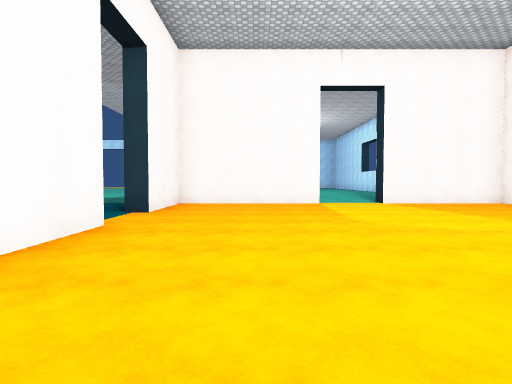
[1] (above)

24 first-person views from a walk through a scene from a Unity 3-D project. The camera is 1.3 m above the floor, tilts 2° down and sees 80° across. The floor is counted in squares, 2 m on a side. Each view is taken from the middle of a square. On the plan, view 1 faces up. The plan holds only what a view shows up to about 10 squares ahead; the rest is blank. The place goes on beyond the plan. Surface patterns are stand-ins for the level's own textures.

[2]
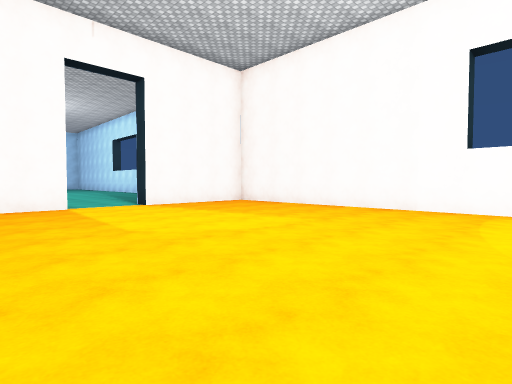

[3]
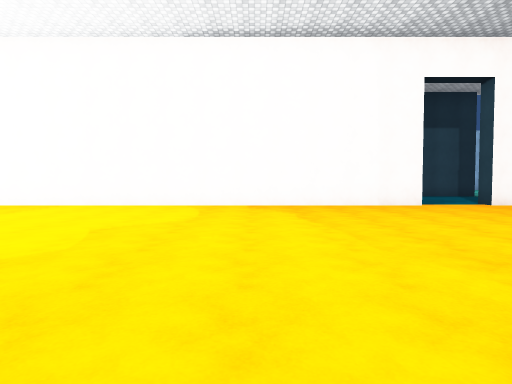

[4]
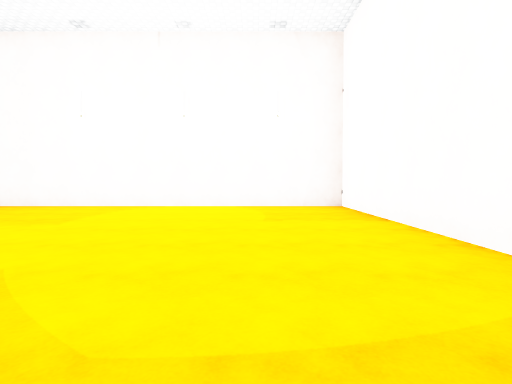

[5]
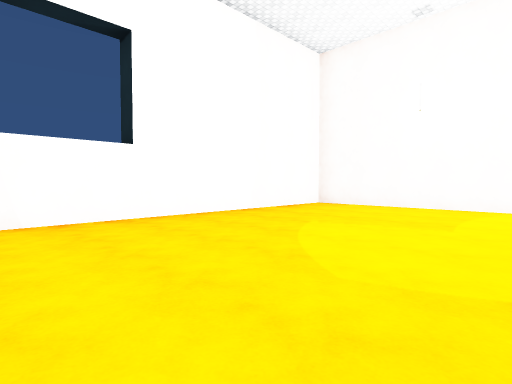

[6]
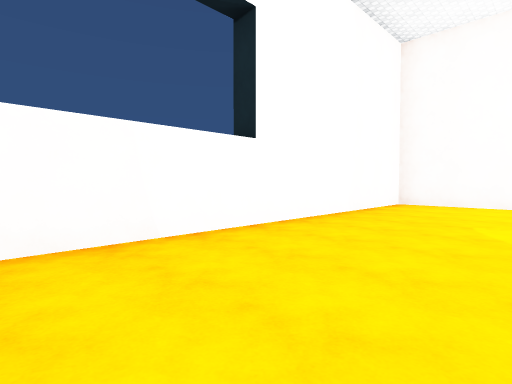

[7]
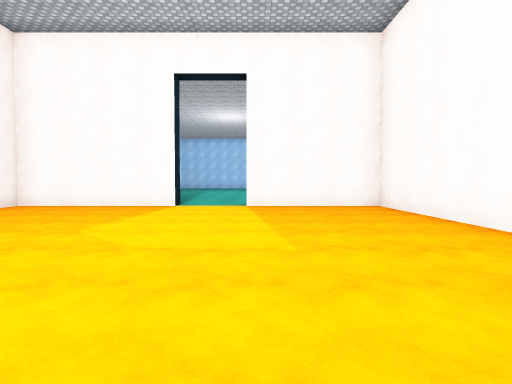

[8]
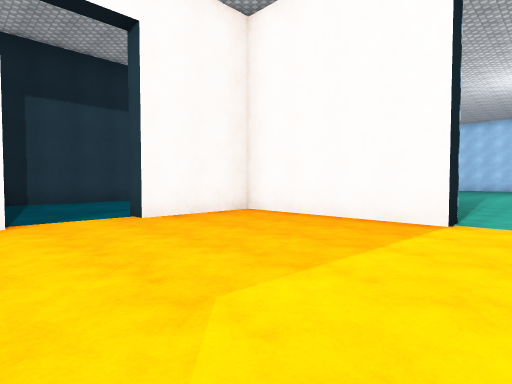

[9]
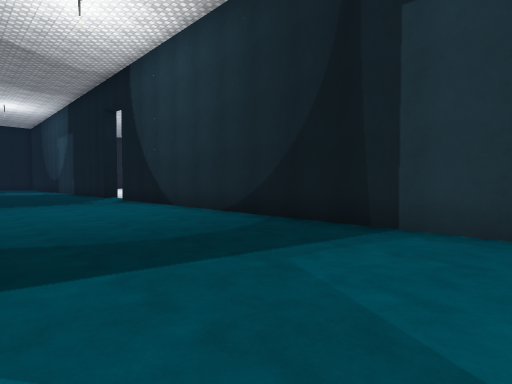

[10]
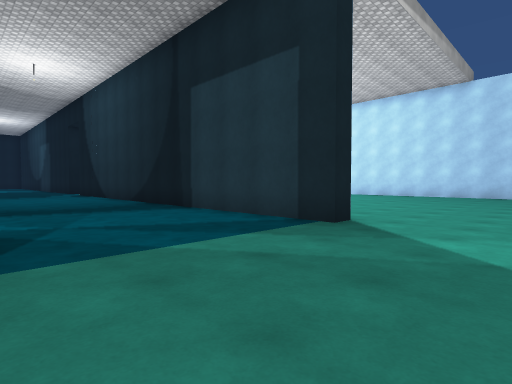

[11]
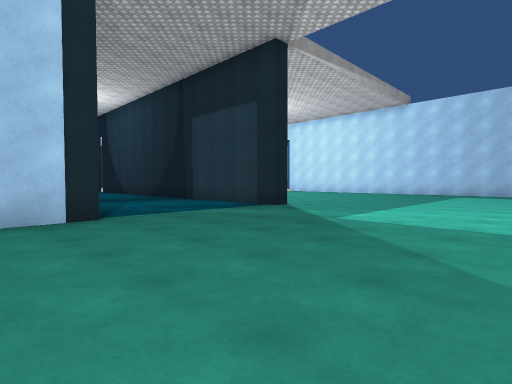

[12]
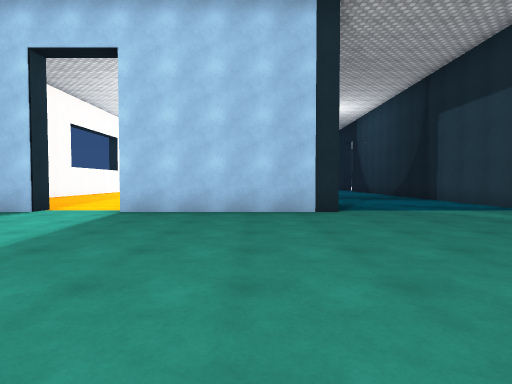

[13]
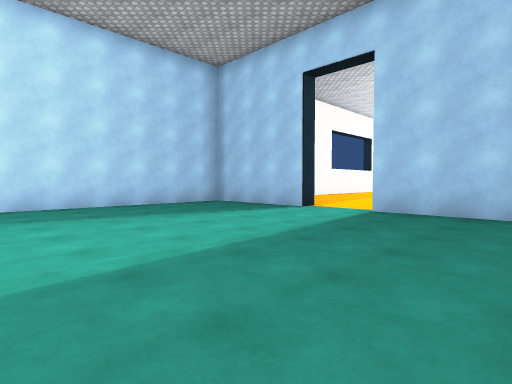

[14]
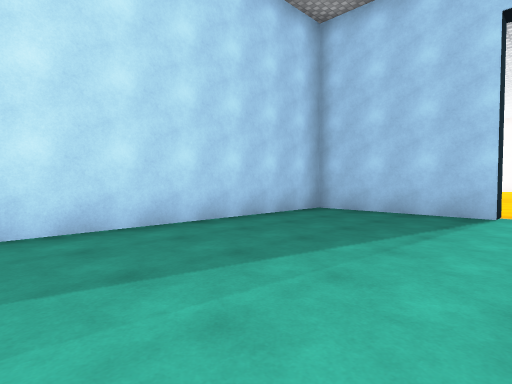

[15]
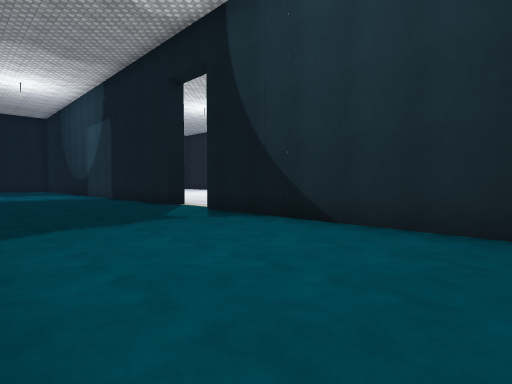

[16]
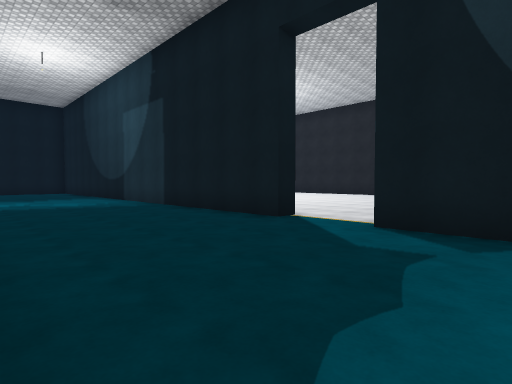

[17]
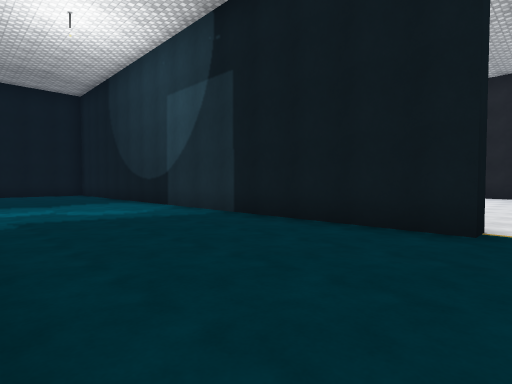

[18]
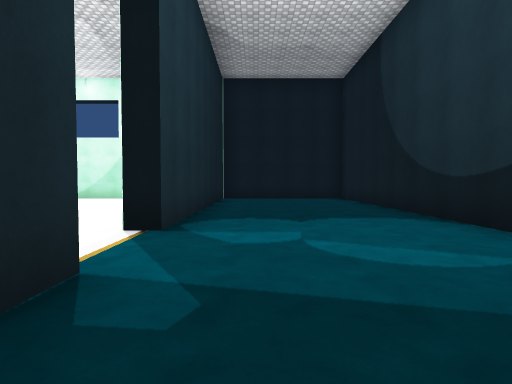

[19]
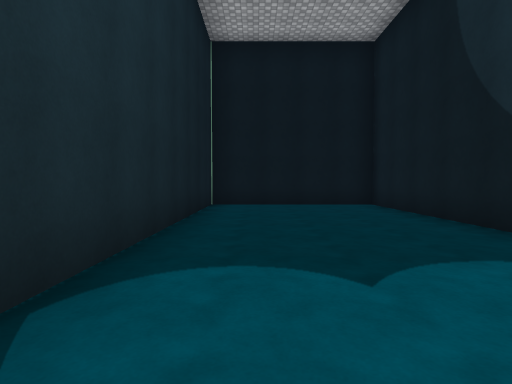

[20]
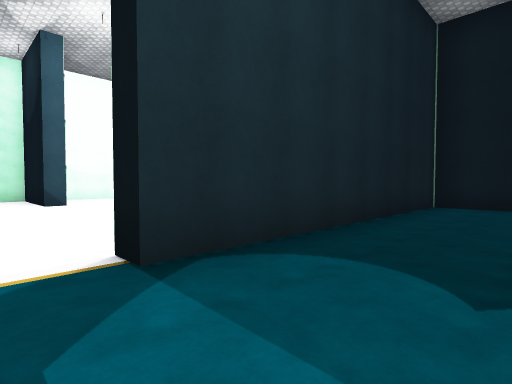

[21]
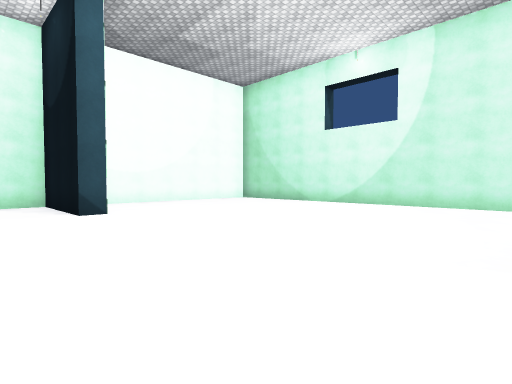

[22]
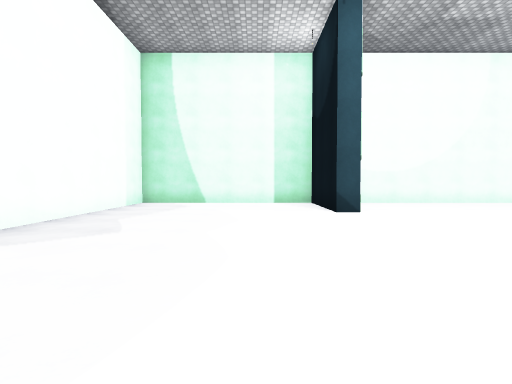

[23]
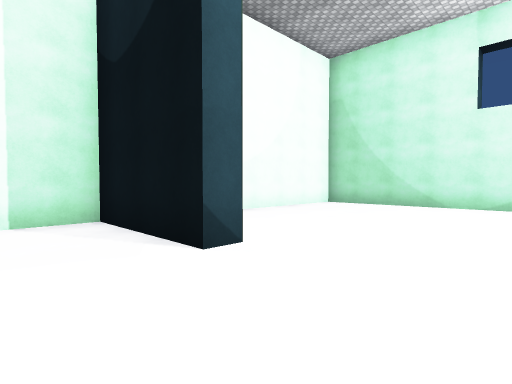

[24]
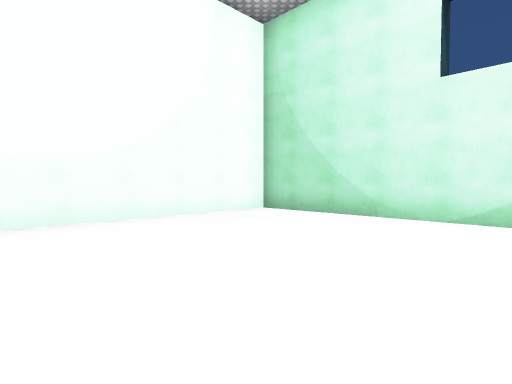

### Floor plan
Points are (right, up) in squares from view 1. A wall is a line through its corners. A room is listed if a view was taken in it or the views show most of it. See-through windows are left out.
Room 1 (views 1, 2, 3, 4, 5, 6, 7, 8)
walls: (-2.2, 4.6) (-2.2, -8) (7.2, -8) (7.2, 9) (3.7, 9) (3.7, 9.5); (1.9, 9.5) (1.9, 9) (-2.2, 9) (-2.2, 6.4)
ways out: opening at (-2, 5.5) to room 2; opening at (2.5, 9) to room 2
Room 2 (views 9, 10, 11, 12, 13, 14, 15, 16, 17, 18, 19, 20)
walls: (-2.2, 6.4) (-2.8, 6.4); (-7.9, 9.5) (-7.3, 9.5) (-7.3, -3.9); (-2.9, 9.5) (1.9, 9.5); (3.7, 9.5) (7.2, 9.5) (7.2, 15.8); (-7.3, -5.7) (-7.3, -20.5) (-2.8, -20.5) (-2.8, -13) (-2.2, -13); (-2.8, -11.2) (-2.8, -10.4)
ways out: opening at (-2, 5.5) to room 1; opening at (2.5, 9) to room 1; opening at (-2, -12) to room 3; opening at (-7, -4.5)
Room 3 (views 21, 22, 23, 24)
walls: (4.4, -14.2) (4.4, -13.7) (7.2, -13.7) (7.2, -8.6) (2, -8.6); (-1.4, -20.5) (7.2, -20.5) (7.2, -15.1)
ways out: opening at (-2, -12) to room 2

Where each view was taken, in squares from view 1:
view 1: 0 up, 0 right, facing up
view 2: 1 up, 0 right, facing up-right
view 3: 0 up, 6 right, facing left
view 4: 0 up, 0 right, facing down
view 5: 0 up, 2 right, facing down-right
view 6: 1 up, 4 right, facing down-right
view 7: 1 up, 4 right, facing up
view 8: 4 up, 3 right, facing up-left
view 9: 7 up, 3 left, facing down-left
view 10: 12 up, 3 left, facing down-left
view 11: 15 up, 1 left, facing down-left
view 12: 16 up, 1 left, facing down
view 13: 16 up, 1 left, facing down-right
view 14: 16 up, 3 right, facing down-right
view 15: 2 up, 3 left, facing down-left
view 16: 2 down, 3 left, facing down-left
view 17: 5 down, 3 left, facing down-left
view 18: 9 down, 4 left, facing down
view 19: 12 down, 4 left, facing down
view 20: 12 down, 5 left, facing down-right
view 21: 12 down, 2 left, facing down-right
view 22: 12 down, 2 left, facing right
view 23: 12 down, 2 right, facing down-right
view 24: 15 down, 2 right, facing down-right
